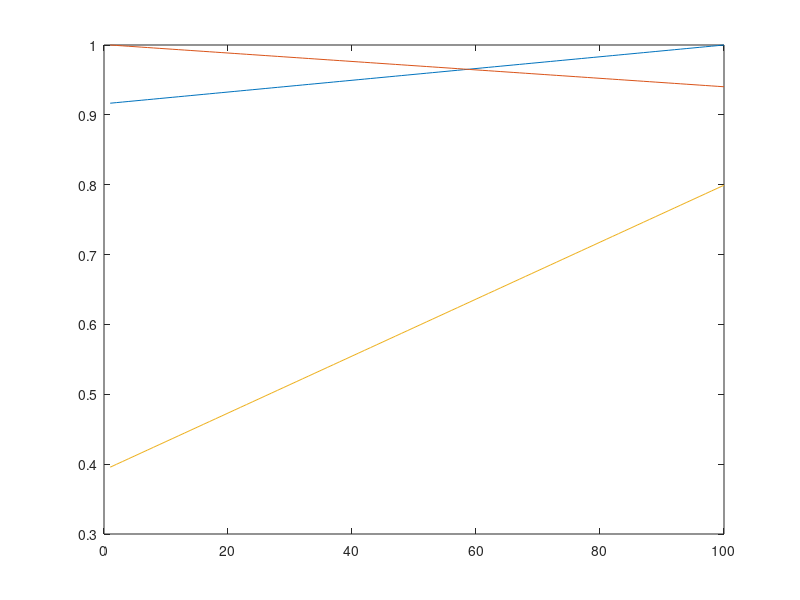

Source code (MATLAB):
## -*- Mode: octave -*-

n_models = 3; # number of models
# utility of the optimal policy each model relative to the other models, constructed so that the diagonal values are maximal
U = rand(n_models, n_models);
for k =1:n_models
  U(k,k) = 1
endfor


## R(i,j) is the regret of policy i relative to model j
R = zeros(n_models, n_models)
for policy=1:n_models
  for model=1:n_models
	R(policy, model) = U(model, model) - U(policy, model);
  endfor
endfor

omega = linspace(0,1); # interpolation

src = 1;
dst = 2;
src_belief = zeros(n_models,1); src_belief(src) = 1;
dst_belief = zeros(n_models,1); dst_belief(dst) = 1;

U_plt = zeros(length(omega), 1);
hold off;
for k = 1:n_models
  for i = 1:length(omega)
	belief = omega(i) * src_belief + (1 - omega(i)) * dst_belief;
	U_plt(i) = U(k,:) * belief;
  endfor
  plot(U_plt)
  hold on;
endfor

# Now let us assume that half of the time is spent learning which one is the right belief, and then exploiting it. Then the belief is going to be

